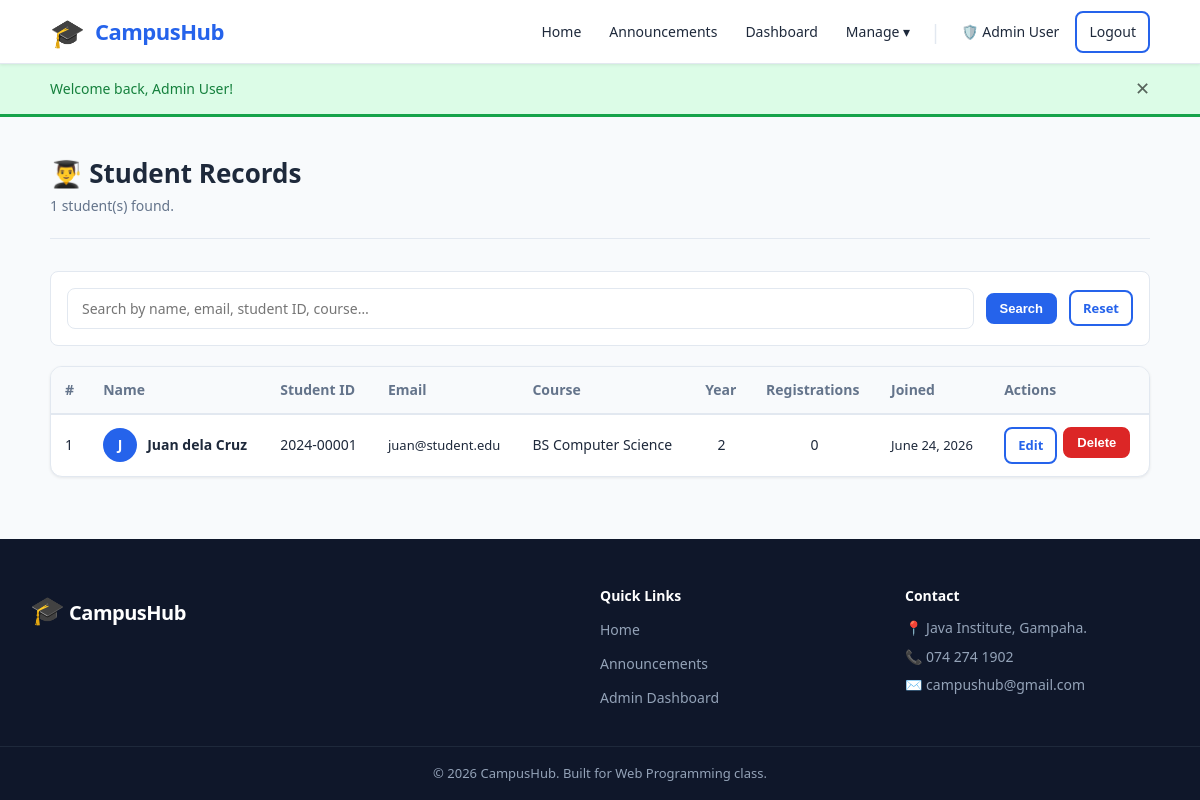
The app's page /admin/students.php (signed in) with its own data.
### tables this page shows
CREATE TABLE IF NOT EXISTS users (
    id          INT UNSIGNED    NOT NULL AUTO_INCREMENT,
    full_name   VARCHAR(100)    NOT NULL,
    email       VARCHAR(150)    NOT NULL UNIQUE,
    password    VARCHAR(255)    NOT NULL,                
    role        ENUM('student','admin') NOT NULL DEFAULT 'student',
    student_id  VARCHAR(30)     DEFAULT NULL,            
    course      VARCHAR(100)    DEFAULT NULL,
    year_level  TINYINT UNSIGNED DEFAULT NULL,           
    bio         TEXT            DEFAULT NULL,
    profile_photo VARCHAR(255)  DEFAULT NULL,            
    created_at  TIMESTAMP       NOT NULL DEFAULT CURRENT_TIMESTAMP,
    updated_at  TIMESTAMP       NOT NULL DEFAULT CURRENT_TIMESTAMP ON UPDATE CURRENT_TIMESTAMP,
    PRIMARY KEY (id),
    INDEX idx_role (role),
    INDEX idx_student_id (student_id)
);

### includes/functions.php (called while the page is built, shortened)
<?php
function e($value) {
    return htmlspecialchars($value, ENT_QUOTES, 'UTF-8');
}
function get($key, $default = '') {
    return isset($_GET[$key]) ? trim($_GET[$key]) : $default;
}
function fetchAll($conn, $sql, $types = '', $params = []) {
    $stmt = $conn->prepare($sql);
    $stmt->execute();
    $result = $stmt->get_result();
    $rows   = $result->fetch_all(MYSQLI_ASSOC);
    return $rows;
}
function formatDate($date) {
    $ts = strtotime($date);
    return $ts ? date('F j, Y', $ts) : $date;
}

### admin/students.php (the view, shortened to what this page needs)
<?php
require_once __DIR__ . '/../config/config.php';
require_once __DIR__ . '/../includes/functions.php';
$search = get('search');
$sql    = "SELECT u.*,
           (SELECT COUNT(*) FROM registrations WHERE student_id = u.id) AS reg_count
           FROM users u WHERE u.role = 'student'";
$types  = '';
$params = [];
$sql .= ' ORDER BY u.created_at DESC';
$students = fetchAll($conn, $sql, $types, $params);
require_once __DIR__ . '/../includes/header.php';
?>
<div class="page-header">
    <div>
        <h1>👨‍🎓 Student Records</h1>
        <p><?= count($students) ?> student(s) found.</p>
    </div>
</div>
<form method="GET" class="filter-bar">
    <input type="text" name="search" placeholder="Search by name, email, student ID, course…"
           value="<?= e($search) ?>" style="flex:1;">
    <button type="submit" class="btn btn-primary btn-sm">Search</button>
    <a href="<?= SITE_URL ?>/admin/students.php" class="btn btn-outline btn-sm">Reset</a>
</form>
<div class="card">
    <div class="table-wrap">
        <table>
            <thead>
                <tr>
                    <th>#</th>
                    <th>Name</th>
                    <th>Student ID</th>
                    <th>Email</th>
                    <th>Course</th>
                    <th>Year</th>
                    <th>Registrations</th>
                    <th>Joined</th>
                    <th>Actions</th>
                </tr>
            </thead>
            <tbody>
                <?php if (!empty($students)): ?>
                <?php foreach ($students as $i => $s): ?>
                <tr>
                    <td><?= $i + 1 ?></td>
                    <td>
                        <div style="display:flex;align-items:center;gap:10px;">
                            <?php if ($s['profile_photo']): ?>
                                <img src="<?= SITE_URL ?>/uploads/<?= e($s['profile_photo']) ?>"
                                     style="width:34px;height:34px;border-radius:50%;object-fit:cover;">
                            <?php else: ?>
                                <div style="width:34px;height:34px;border-radius:50%;background:var(--primary);color:#fff;
                                            display:flex;align-items:center;justify-content:center;font-weight:700;font-size:14px;">
                                    <?= strtoupper(mb_substr($s['full_name'], 0, 1)) ?>
                                </div>
                            <?php endif; ?>
                            <strong><?= e($s['full_name']) ?></strong>
                        </div>
                    </td>
                    <td><?= e($s['student_id'] ?? '—') ?></td>
                    <td style="font-size:13px;"><?= e($s['email']) ?></td>
                    <td><?= e($s['course'] ?? '—') ?></td>
                    <td class="text-center"><?= $s['year_level'] ?? '—' ?></td>
                    <td class="text-center"><?= $s['reg_count'] ?></td>
                    <td style="font-size:13px;white-space:nowrap;"><?= formatDate($s['created_at']) ?></td>
                    <td>
                        <div style="display:flex;gap:6px;">
                            <a href="<?= SITE_URL ?>/admin/student_edit.php?id=<?= $s['id'] ?>"
                               class="btn btn-outline btn-sm">Edit</a>
                            <form method="POST" style="display:inline;">
                                <button type="submit" class="btn btn-danger btn-sm"
                                        data-confirm="Delete student '<?= e(addslashes($s['full_name'])) ?>'? This cannot be undone.">
                                    Delete
                                </button>
                            </form>
                        </div>
                    </td>
                </tr>
                <?php endforeach; ?>
                <?php else: ?>
                <tr><td colspan="9" class="text-center text-muted" style="padding:32px;">
                    No students found<?= $search ? ' matching your search.' : '.' ?>
                </td></tr>
                <?php endif; ?>
            </tbody>
        </table>
    </div>
</div>
<?php require_once __DIR__ . '/../includes/footer.php'; ?>

### assets/css/style.css (style rules this page uses)
:root { --primary: #2563eb; --primary-dark: #1d4ed8; --primary-light: #eff6ff; --secondary: #64748b; --success: #16a34a; --warning: #d97706; --danger: #dc2626; --info: #0891b2; --bg: #f8fafc; --surface: #ffffff; --border: #e2e8f0; --text: #1e293b; --text-muted: #64748b; --radius: 8px; --radius-lg: 12px; --shadow-sm: 0 1px 3px rgba(0,0,0,.08); --shadow: 0 4px 12px rgba(0,0,0,.10); --shadow-lg: 0 8px 24px rgba(0,0,0,.12); --font: 'Segoe UI', system-ui, -apple-system, sans-serif; --header-h: 64px; --container-w: 1140px; }
*, *::before, *::after { box-sizing: border-box; margin: 0; padding: 0; }
html { scroll-behavior: smooth; }
body { font-family: var(--font); font-size: 16px; line-height: 1.6; color: var(--text); background: var(--bg); min-height: 100vh; display: flex; flex-direction: column; }
a { color: var(--primary); text-decoration: none; }
h1, h2, h3, h4, h5, h6 { line-height: 1.3; font-weight: 700; color: var(--text); }
.btn { display: inline-flex; align-items: center; gap: 6px; padding: 10px 20px; border-radius: var(--radius); font-size: 14px; font-weight: 600; cursor: pointer; border: 2px solid transparent; transition: background .15s, transform .1s, box-shadow .15s; text-decoration: none; white-space: nowrap; }
.btn-primary { background: var(--primary); color: #fff; border-color: var(--primary); }
.btn-danger { background: var(--danger); color: #fff; border-color: var(--danger); }
.btn-outline { background: transparent; color: var(--primary); border-color: var(--primary); }
.btn-sm { padding: 6px 12px; font-size: 13px; }
.card { background: var(--surface); border: 1px solid var(--border); border-radius: var(--radius-lg); box-shadow: var(--shadow-sm); overflow: hidden; }
.table-wrap { overflow-x: auto; }
table { width: 100%; border-collapse: collapse; font-size: 14px; }
thead th { background: var(--bg); padding: 12px 14px; text-align: left; font-weight: 600; color: var(--text-muted); border-bottom: 2px solid var(--border); white-space: nowrap; }
tbody td { padding: 12px 14px; border-bottom: 1px solid var(--border); vertical-align: middle; }
tbody tr:last-child td { border-bottom: none; }
input[type="text"], input[type="email"], input[type="password"], input[type="date"], input[type="time"], input[type="number"], input[type="file"], select, textarea { width: 100%; padding: 10px 14px; border: 1px solid var(--border); border-radius: var(--radius); font-family: var(--font); font-size: 14px; color: var(--text); background: var(--surface); transition: border-color .15s, box-shadow .15s; outline: none; }
.page-header { margin-bottom: 32px; padding-bottom: 20px; border-bottom: 1px solid var(--border); display: flex; align-items: flex-start; justify-content: space-between; flex-wrap: wrap; gap: 12px; }
.page-header h1 { font-size: 26px; }
.page-header p { color: var(--text-muted); font-size: 14px; margin-top: 4px; }
.filter-bar { display: flex; gap: 12px; align-items: center; flex-wrap: wrap; margin-bottom: 20px; padding: 16px; background: var(--surface); border: 1px solid var(--border); border-radius: var(--radius); }
.filter-bar input, .filter-bar select { flex: 1; min-width: 160px; }
.text-center { text-align: center; }

### records on screen
users: full_name "J", full_name "Juan dela Cruz", student "2024-00001", email "juan@student.edu", course "BS Computer Science", year_level "2", reg_count "0", created_at "June 24, 2026"

### other values on screen
SITE_NAME "CampusHub"
$userName "Admin User"
$_SESSION['flash_message'] "Welcome back, Admin User!"
count($students) "1"
